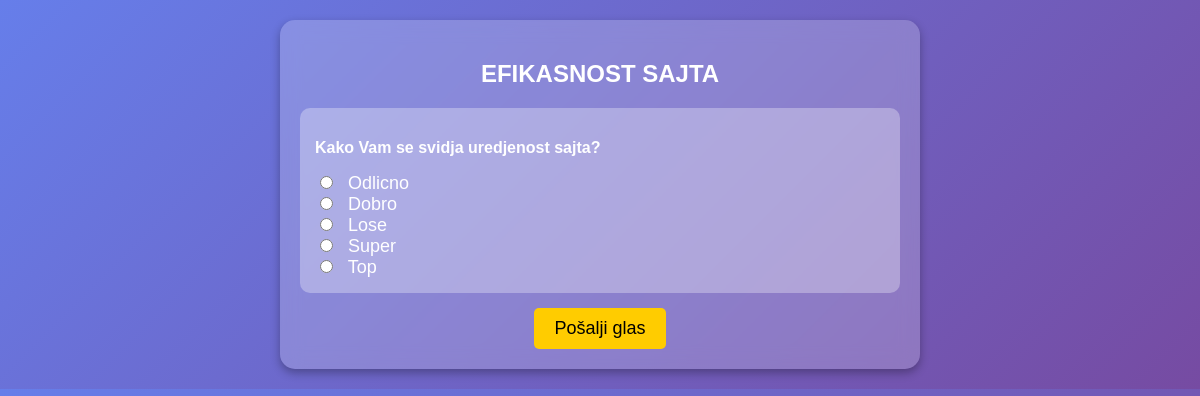
/vote.php?anketa_id=1, run on the app's committed database.
### tables this page shows
CREATE TABLE IF NOT EXISTS `ankete` (
  `id` int NOT NULL AUTO_INCREMENT,
  `naziv` varchar(191) NOT NULL,
  `link` varchar(255) NOT NULL,
  `user_id` int DEFAULT NULL,
  PRIMARY KEY (`id`),
  UNIQUE KEY `naziv` (`naziv`),
  KEY `fk_user_id` (`user_id`)
);

CREATE TABLE IF NOT EXISTS `pitanja` (
  `id` int NOT NULL AUTO_INCREMENT,
  `anketa_id` int NOT NULL,
  `pitanje` text NOT NULL,
  PRIMARY KEY (`id`),
  KEY `anketa_id` (`anketa_id`)
);

CREATE TABLE IF NOT EXISTS `opcije` (
  `id` int NOT NULL AUTO_INCREMENT,
  `pitanje_id` int NOT NULL,
  `opcija` text NOT NULL,
  PRIMARY KEY (`id`),
  KEY `pitanje_id` (`pitanje_id`)
);

### vote.php (the view, shortened to what this page needs)
<?php
require 'config.php';
$anketa_id = $_GET['anketa_id'];
$stmt = $conn->prepare("SELECT * FROM ankete WHERE id = ?");
$stmt->execute([$anketa_id]);
$anketa = $stmt->fetch(PDO::FETCH_ASSOC);
$stmt = $conn->prepare("
    SELECT pitanja.id AS pitanje_id, pitanja.pitanje, opcije.id AS opcija_id, opcije.opcija
    FROM pitanja
    LEFT JOIN opcije ON pitanja.id = opcije.pitanje_id
    WHERE pitanja.anketa_id = ?
");
$stmt->execute([$anketa_id]);
$pitanja_opcije = $stmt->fetchAll(PDO::FETCH_ASSOC);
$pitanja = [];
foreach ($pitanja_opcije as $row) {
    $pitanja[$row['pitanje_id']]['pitanje'] = $row['pitanje'];
    $pitanja[$row['pitanje_id']]['opcije'][] = [
        'id' => $row['opcija_id'],
        'tekst' => $row['opcija']
    ];
}
?>
<!DOCTYPE html>
<html lang="sr">
<head>
</head>
<body>
    <div class="container">
        <h2><?= htmlspecialchars($anketa['naziv']) ?></h2>
        <form method="post">
            <?php foreach ($pitanja as $pitanje_id => $podaci): ?>
                <div class="pitanje">
                    <p><strong><?= htmlspecialchars($podaci['pitanje']) ?></strong></p>
                    <?php foreach ($podaci['opcije'] as $opcija): ?>
                        <label>
                            <input type="radio" name="odgovori[<?= $pitanje_id ?>]" value="<?= $opcija['id'] ?>" required>
                            <?= htmlspecialchars($opcija['tekst']) ?>
                        </label><br>
                    <?php endforeach; ?>
                </div>
            <?php endforeach; ?>
            <button type="submit">Pošalji glas</button>
        </form>
    </div>
</body>
</html>

### vote.php (style rules this page uses)
body { font-family: 'Arial', sans-serif; background: linear-gradient(135deg, #667eea, #764ba2); color: white; text-align: center; margin: 0; padding: 20px; }
.container { max-width: 600px; margin: auto; background: rgba(255, 255, 255, 0.2); padding: 20px; border-radius: 15px; backdrop-filter: blur(10px); box-shadow: 0 4px 10px rgba(0, 0, 0, 0.3); }
h2 { text-transform: uppercase; margin-bottom: 20px; }
.pitanje { background: rgba(255, 255, 255, 0.3); padding: 15px; margin-bottom: 15px; border-radius: 10px; text-align: left; transition: 0.3s ease-in-out; }
input[type="radio"] { accent-color: #ffcc00; margin-right: 10px; }
label { font-size: 18px; }
button { background: #ffcc00; color: black; border: none; padding: 10px 20px; font-size: 18px; border-radius: 5px; cursor: pointer; transition: 0.3s; }

### data on the page
ankete: naziv "EFIKASNOST SAJTA"
pitanja: opcije.opcija "Odlicno", opcije.opcija "Dobro", opcije.opcija "Lose", opcije.opcija "Super", opcije.opcija "Top"

### other printed values
$podaci['pitanje'] "Kako Vam se svidja uredjenost sajta?"
